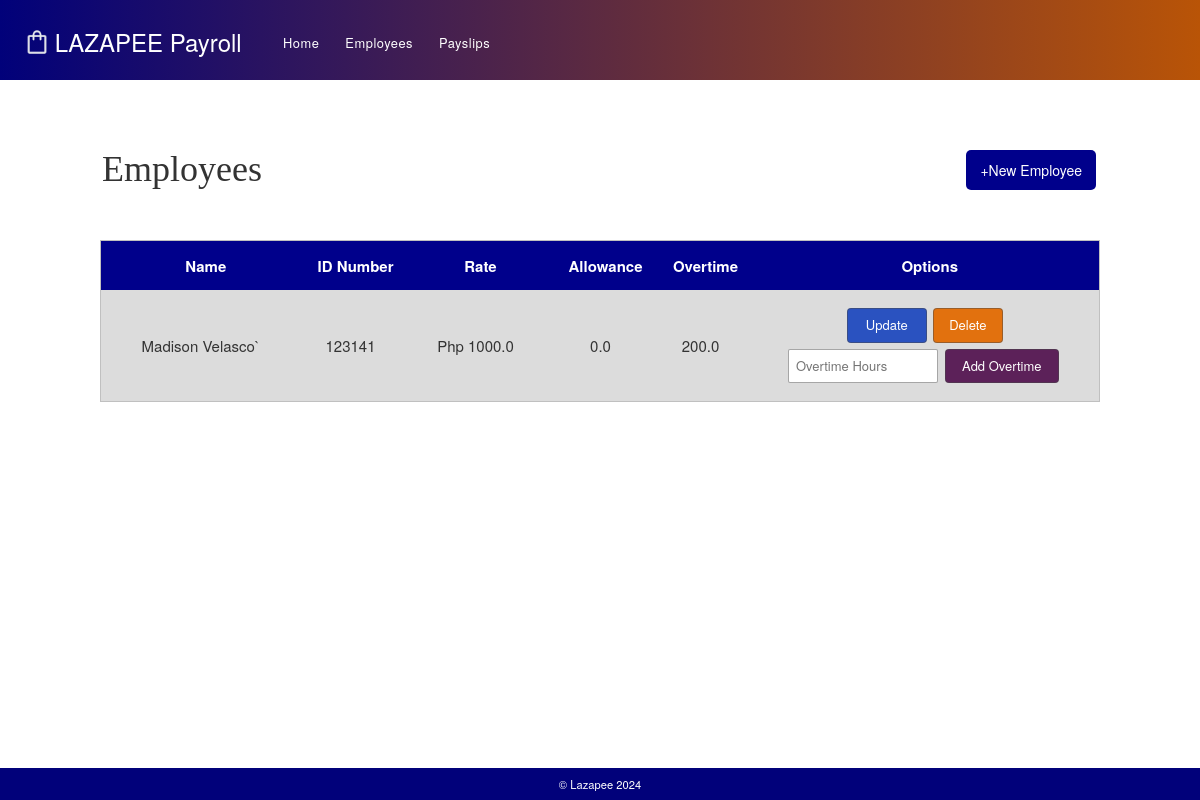
/view_Employees, run on the app's committed database.
### Lazapee/models.py (models this page shows, shortened)
class Employee (models.Model):
    name = models.CharField(max_length=100)
    id_number = models.CharField(max_length=10)
    rate = models.FloatField(max_length=300)
    overtime_pay = models.FloatField(default='0', null=True)
    allowance = models.FloatField(default='0', null=True)
    objects = models.Manager()
    ot_hrs = models.FloatField(default='0', null=True)

### Lazapee/views.py (the view)
# urls.py: path('view_Employees', views.view_Employees, name='view_Employees'),
def view_Employees(request):
    Employee_obj = Employee.objects.all()
    return render(request, 'Lazapee/EmployeeHTML.html', {'employee':Employee_obj})

### Lazapee/templates/Lazapee/EmployeeHTML.html (shortened to what this page needs)
{% extends 'Lazapee/baseHTML.html' %}
{% load static %}
{% block content %}
<link rel="stylesheet" href="/static/Employees_CSS.css">
  <div id="employees" style="margin-top: 10px; margin-bottom: 80px;">
    <div id="employee_heading" style="display: flex; justify-content: space-between; margin-bottom: 10px;margin-left: 2px;margin-right: 4px;margin-top: 40px;">
      <h1> Employees </h1><a href="{% url 'create_Employee' %}"> <button id="new_employee_button"> +New Employee </button> </a>
    </div>
    <p style="align-self: auto; color:#10565b; font-size:12px; padding:10px">
    </p>
    <table id="employee_list">
      <tr class="employee_data">
        <th> Name </th>
        <th> ID Number </th>
        <th> Rate </th>
        <th> Allowance </th>
        <th> Overtime </th>
        <th id="options"> Options </th>
      </tr>
      {% for e in employee %}
      <tr class="employee_data">
        <td class="employee_name"> {{ e.name }} </td>
        <td class="employee_idNumber"> {{ e.id_number }} </td>
        <td class="employee_rate"> Php {{ e.rate }} </td>
        <td class="employee_allowance"> {{ e.allowance }} </td>
        <td class="employee_overtime"> {{ e.ot_hrs }} </td>
        <td class="employee_options">
          <a href="{% url 'update_Employee' pk=e.pk %}"><button class="update_button"> Update </button></a>
          <form action="{% url 'delete_Employee' pk=e.pk %}" method="post" id="delete"> {% csrf_token %}
          <button class="delete_button"> Delete </button>
          </form>
          <span class="row">
            <form action="{% url 'update_OT' pk=e.pk %}" method="post" id="overtime_update"> {% csrf_token %}
              <input type="text" placeholder="Overtime Hours" name="ot_hrs" id = "ot_hrs" class="overtime_hours" required> </input>
              <button type="submit" class="add_overtime"> Add Overtime </button>
            </form>
          </span>
        </td>
      </tr>
      {% endfor %}
    </table>
  </div>
{% endblock %}

### static/Employees_CSS.css (style rules this page uses)
#employee_heading > h1 { font-weight: 500; font-family: Gill Sans; }
#new_employee_button { padding: 8px 12px; background-color: darkblue; color: white; border-radius: 5px; margin-top: 20px; border-color: transparent; }
#employee_list { min-width: 1000px; max-width: 1000px; border-collapse: collapse; border: solid .5px silver; border-radius: 10px; padding-bottom: 20px; }
#employee_list th { background-color: darkblue; color: white; text-align: center; padding: 15px 0px 13px 10px; font-size: 15px; }
#employee_list td { padding: 15px 11px; font-size: 15px; text-align: center; }
.employee_name { min-width: 200px; }
.employee_idNumber { min-width: 100px; }
.employee_rate { min-width: 150px; }
.employee_allowance { min-width: 100px; }
.employee_overtime { min-width: 100px; }
.employee_options { display: flex; flex-flow: wrap; min-width: 320px; justify-content: center; }
.update_button { color: white; font-size: 13px; padding: 7px 13px; margin: 3px; min-width: 80px; cursor: pointer; background-color: rgb(42, 82, 192); border-radius: 4px; border: .5px solid rgba(73, 73, 73, 0.488); }
.delete_button { color: white; font-size: 13px; padding: 7px 13px; margin: 3px; min-width: 70px; cursor: pointer; background-color: #e2710e; border-radius: 4px; border: .5px solid rgba(73, 73, 73, 0.488) }
.overtime_hours { color: black; padding: 7px; font-size: 13px; right: 90px; max-width: 150px; border: .5px solid rgba(73, 73, 73, 0.488); border-radius: 2px; }
.add_overtime { color: rgb(255, 255, 255); position: relative; font-size: 13px; padding: 7px 16px; margin: 3px; min-width: 10px; cursor: pointer; background-color: rgb(92, 33, 89); border-radius: 4px; border: .5px solid rgba(73, 73, 73, 0.488) }

### data on the page
Employee: name "Madison Velasco`", id_number "123141", rate "1000.0", allowance "0.0", ot_hrs "200.0"
